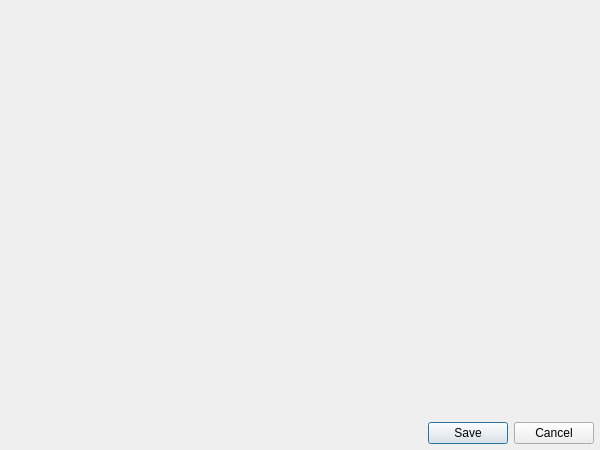
<?xml version="1.0" encoding="UTF-8"?>
<ui version="4.0">
 <class>DialogProfile</class>
 <widget class="QDialog" name="DialogProfile">
  <property name="geometry">
   <rect>
    <x>0</x>
    <y>0</y>
    <width>600</width>
    <height>450</height>
   </rect>
  </property>
  <property name="sizePolicy">
   <sizepolicy hsizetype="Expanding" vsizetype="Expanding">
    <horstretch>0</horstretch>
    <verstretch>0</verstretch>
   </sizepolicy>
  </property>
  <property name="minimumSize">
   <size>
    <width>469</width>
    <height>339</height>
   </size>
  </property>
  <property name="windowTitle">
   <string>Profile Options</string>
  </property>
  <property name="modal">
   <bool>true</bool>
  </property>
  <layout class="QVBoxLayout" name="verticalLayout_3">
   <property name="leftMargin">
    <number>6</number>
   </property>
   <property name="topMargin">
    <number>6</number>
   </property>
   <property name="rightMargin">
    <number>6</number>
   </property>
   <property name="bottomMargin">
    <number>6</number>
   </property>
   <item>
    <layout class="QHBoxLayout" name="horizontalLayout">
     <property name="spacing">
      <number>0</number>
     </property>
     <property name="leftMargin">
      <number>0</number>
     </property>
     <property name="topMargin">
      <number>0</number>
     </property>
     <property name="rightMargin">
      <number>0</number>
     </property>
     <property name="bottomMargin">
      <number>0</number>
     </property>
     <item>
      <widget class="ConfigWidget" name="config" native="true"/>
     </item>
    </layout>
   </item>
   <item>
    <widget class="QDialogButtonBox" name="buttonBox">
     <property name="orientation">
      <enum>Qt::Horizontal</enum>
     </property>
     <property name="standardButtons">
      <set>QDialogButtonBox::Cancel|QDialogButtonBox::Save</set>
     </property>
    </widget>
   </item>
  </layout>
 </widget>
 <customwidgets>
  <customwidget>
   <class>ConfigWidget</class>
   <extends>QWidget</extends>
   <header>configwidget.h</header>
   <container>1</container>
  </customwidget>
 </customwidgets>
 <tabstops>
  <tabstop>buttonBox</tabstop>
 </tabstops>
 <resources/>
 <connections>
  <connection>
   <sender>buttonBox</sender>
   <signal>accepted()</signal>
   <receiver>DialogProfile</receiver>
   <slot>accept()</slot>
   <hints>
    <hint type="sourcelabel">
     <x>234</x>
     <y>318</y>
    </hint>
    <hint type="destinationlabel">
     <x>234</x>
     <y>169</y>
    </hint>
   </hints>
  </connection>
  <connection>
   <sender>buttonBox</sender>
   <signal>rejected()</signal>
   <receiver>DialogProfile</receiver>
   <slot>reject()</slot>
   <hints>
    <hint type="sourcelabel">
     <x>234</x>
     <y>318</y>
    </hint>
    <hint type="destinationlabel">
     <x>234</x>
     <y>169</y>
    </hint>
   </hints>
  </connection>
 </connections>
</ui>
